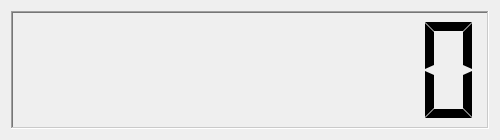
<?xml version="1.0" encoding="UTF-8"?>
<ui version="4.0">
 <class>LcdPopup</class>
 <widget class="QDialog" name="LcdPopup">
  <property name="geometry">
   <rect>
    <x>0</x>
    <y>0</y>
    <width>500</width>
    <height>140</height>
   </rect>
  </property>
  <property name="windowTitle">
   <string>LCD Popup</string>
  </property>
  <layout class="QVBoxLayout" name="verticalLayout">
   <item>
    <widget class="QLCDNumber" name="lcdNumber_popup">
     <property name="minimumSize">
      <size>
       <width>0</width>
       <height>80</height>
      </size>
     </property>
     <property name="frameShape">
      <enum>QFrame::WinPanel</enum>
     </property>
     <property name="frameShadow">
      <enum>QFrame::Sunken</enum>
     </property>
     <property name="lineWidth">
      <number>6</number>
     </property>
     <property name="digitCount">
      <number>8</number>
     </property>
     <property name="segmentStyle">
      <enum>QLCDNumber::Flat</enum>
     </property>
    </widget>
   </item>
  </layout>
 </widget>
 <resources/>
 <connections/>
</ui>
